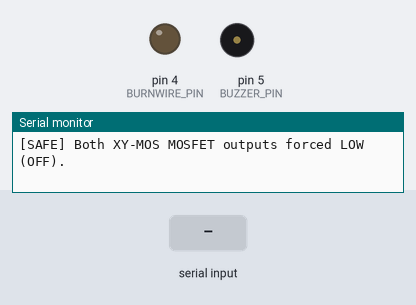
Simulated run of this sketch. Board: Arduino Uno, built with avr-gcc and run on an emulated ATmega328P. Shown: output pins drawn as LEDs (lit = HIGH), buzzer (waves = sounding, pin HIGH), the last lines printed to the serial monitor. The test bench sets the inputs (shaded band).

Above: at 2.2 s.
2.3 s: "b" received over Serial
At 2.55 s:
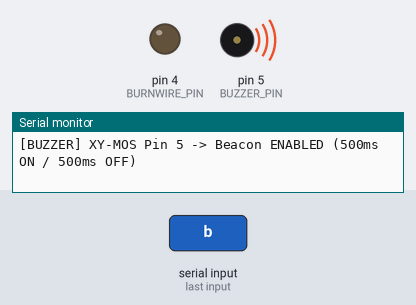
5.3 s: "f" received over Serial
At 5.7 s:
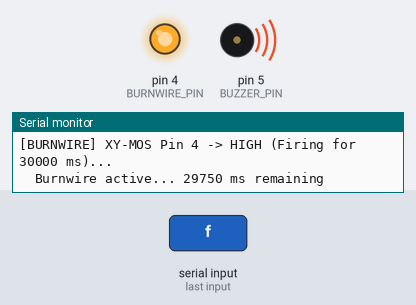
8.3 s: byte 32 (' ') received over Serial
At 9.2 s:
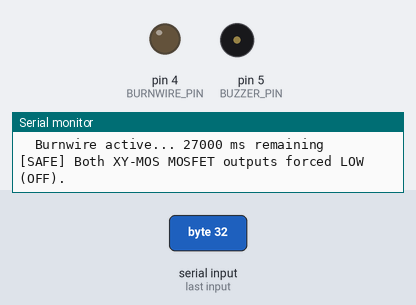
9.8 s: "F" received over Serial
At 10.4 s:
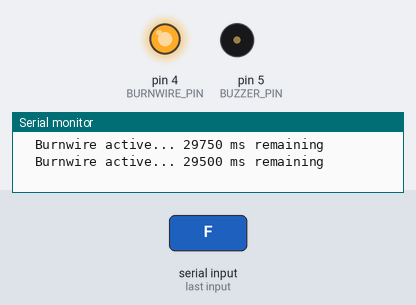
11.3 s: "B" received over Serial
At 11.55 s:
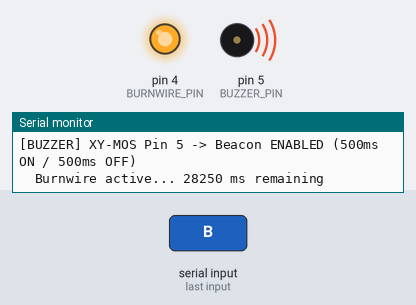
Timing chart, 0 to 15.3 s (numbered marks = the images above; inputs shaded):
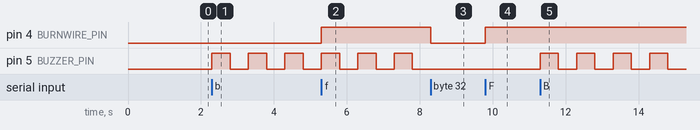

Measured:
- after the input at 2.3 s, pin 5 (BUZZER_PIN): alternates HIGH for 0.50 s and LOW for 0.50 s, starting at once
- after the input at 5.3 s, pin 4 (BURNWIRE_PIN): LOW → HIGH at once
- after the input at 8.3 s, pin 4 (BURNWIRE_PIN): HIGH → LOW at once; pin 5 (BUZZER_PIN): stays LOW (without the input it goes to HIGH after 0.00 s)
- after the input at 9.8 s, pin 4 (BURNWIRE_PIN): LOW → HIGH at once
- after the input at 11.3 s, pin 5 (BUZZER_PIN): alternates HIGH for 0.50 s and LOW for 0.50 s, starting at once

The sketch:

burnwire_test.ino
```cpp
#include <Arduino.h>

// ============================================================================
// CAN-7USAT Team 017 | Standalone XY-MOS Burnwire & Buzzer Hardware Test
// Board: Teensy 4.1
// Burnwire XY-MOS MOSFET #1 Trigger: Pin 4
// Buzzer   XY-MOS MOSFET #2 Trigger: Pin 5
// ============================================================================

#define BURNWIRE_PIN          4
#define BUZZER_PIN            5
#define BURNWIRE_DURATION_MS  30000UL  // 30.0s full deployment burn duration
#define SHORT_PULSE_MS        500UL    // 0.5s quick LED / MOSFET gate check

bool burnwireActive = false;
uint32_t burnwireStartMs = 0;
uint32_t activeBurnDurationMs = BURNWIRE_DURATION_MS;
uint32_t lastPrintMs = 0;

bool buzzerBeaconEnabled = false;
bool buzzerPinState = false;
uint32_t lastBuzzerToggleMs = 0;

void printMenu() {
    Serial.println("\n=======================================================");
    Serial.println("  CAN-7USAT XY-MOS Burnwire & Buzzer Bench Test");
    Serial.println("=======================================================");
    Serial.println("  Pin 4 -> Burnwire XY-MOS MOSFET #1 (Active HIGH)");
    Serial.println("  Pin 5 -> Buzzer   XY-MOS MOSFET #2 (Active HIGH)");
    Serial.println("-------------------------------------------------------");
    Serial.println("  Serial Commands (Send via Serial Monitor @ 115200):");
    Serial.println("    'f' : FIRE Burnwire for 30.0 seconds (Full Deploy)");
    Serial.println("    't' : TEST Burnwire for 0.5 seconds (Gate/LED Check)");
    Serial.println("    'b' : Toggle Recovery Buzzer Beacon (500ms pulse)");
    Serial.println("    's' : EMERGENCY STOP (Force both XY-MOS LOW)");
    Serial.println("    '?' : Print this menu and current pin states");
    Serial.println("=======================================================\n");
}

void stopAll() {
    burnwireActive = false;
    buzzerBeaconEnabled = false;
    buzzerPinState = false;
    digitalWrite(BURNWIRE_PIN, LOW);
    digitalWrite(BUZZER_PIN, LOW);
    Serial.println("[SAFE] Both XY-MOS MOSFET outputs forced LOW (OFF).");
}

void setup() {
    // Immediately configure pins LOW before anything else for safety
    pinMode(BURNWIRE_PIN, OUTPUT);
    digitalWrite(BURNWIRE_PIN, LOW);

    pinMode(BUZZER_PIN, OUTPUT);
    digitalWrite(BUZZER_PIN, LOW);

    Serial.begin(115200);
    delay(1000);

    printMenu();
    stopAll();
}

void loop() {
    uint32_t now = millis();

    // 1. Handle Serial Commands
    if (Serial.available() > 0) {
        char cmd = Serial.read();

        if (cmd == 'f' || cmd == 'F') {
            burnwireActive = true;
            activeBurnDurationMs = BURNWIRE_DURATION_MS;
            burnwireStartMs = now;
            lastPrintMs = now;
            digitalWrite(BURNWIRE_PIN, HIGH);
            Serial.println("[BURNWIRE] XY-MOS Pin 4 -> HIGH (Firing for 30000 ms)...");
        } else if (cmd == 't' || cmd == 'T') {
            burnwireActive = true;
            activeBurnDurationMs = SHORT_PULSE_MS;
            burnwireStartMs = now;
            lastPrintMs = now;
            digitalWrite(BURNWIRE_PIN, HIGH);
            Serial.println("[BURNWIRE] XY-MOS Pin 4 -> HIGH (Short 500 ms Gate/LED Test)...");
        } else if (cmd == 'b' || cmd == 'B') {
            buzzerBeaconEnabled = !buzzerBeaconEnabled;
            if (!buzzerBeaconEnabled) {
                buzzerPinState = false;
                digitalWrite(BUZZER_PIN, LOW);
                Serial.println("[BUZZER] XY-MOS Pin 5 -> LOW (Beacon OFF)");
            } else {
                lastBuzzerToggleMs = now;
                buzzerPinState = true;
                digitalWrite(BUZZER_PIN, HIGH);
                Serial.println("[BUZZER] XY-MOS Pin 5 -> Beacon ENABLED (500ms ON / 500ms OFF)");
            }
        } else if (cmd == 's' || cmd == 'S' || cmd == ' ') {
            stopAll();
        } else if (cmd == '?') {
            printMenu();
            Serial.print("Status -> Burnwire Pin 4: ");
            Serial.print(burnwireActive ? "HIGH (ACTIVE)" : "LOW (OFF)");
            Serial.print(" | Buzzer Pin 5: ");
            Serial.println(buzzerBeaconEnabled ? "BEACON ACTIVE" : "LOW (OFF)");
        }
    }

    // 2. Non-Blocking Burnwire Auto-Shutoff Timer
    if (burnwireActive) {
        uint32_t elapsed = now - burnwireStartMs;

        if (elapsed >= activeBurnDurationMs) {
            digitalWrite(BURNWIRE_PIN, LOW);
            burnwireActive = false;
            Serial.println("[BURNWIRE] Auto-shutoff complete. XY-MOS Pin 4 -> LOW (OFF).");
        } else if (now - lastPrintMs >= 250) {
            lastPrintMs = now;
            Serial.print("  Burnwire active... ");
            Serial.print(activeBurnDurationMs - elapsed);
            Serial.println(" ms remaining");
        }
    }

    // 3. Non-Blocking Buzzer XY-MOS Beacon (500ms ON / 500ms OFF)
    if (buzzerBeaconEnabled) {
        if (now - lastBuzzerToggleMs >= 500) {
            lastBuzzerToggleMs = now;
            buzzerPinState = !buzzerPinState;
            digitalWrite(BUZZER_PIN, buzzerPinState ? HIGH : LOW);
        }
    }
}
```
